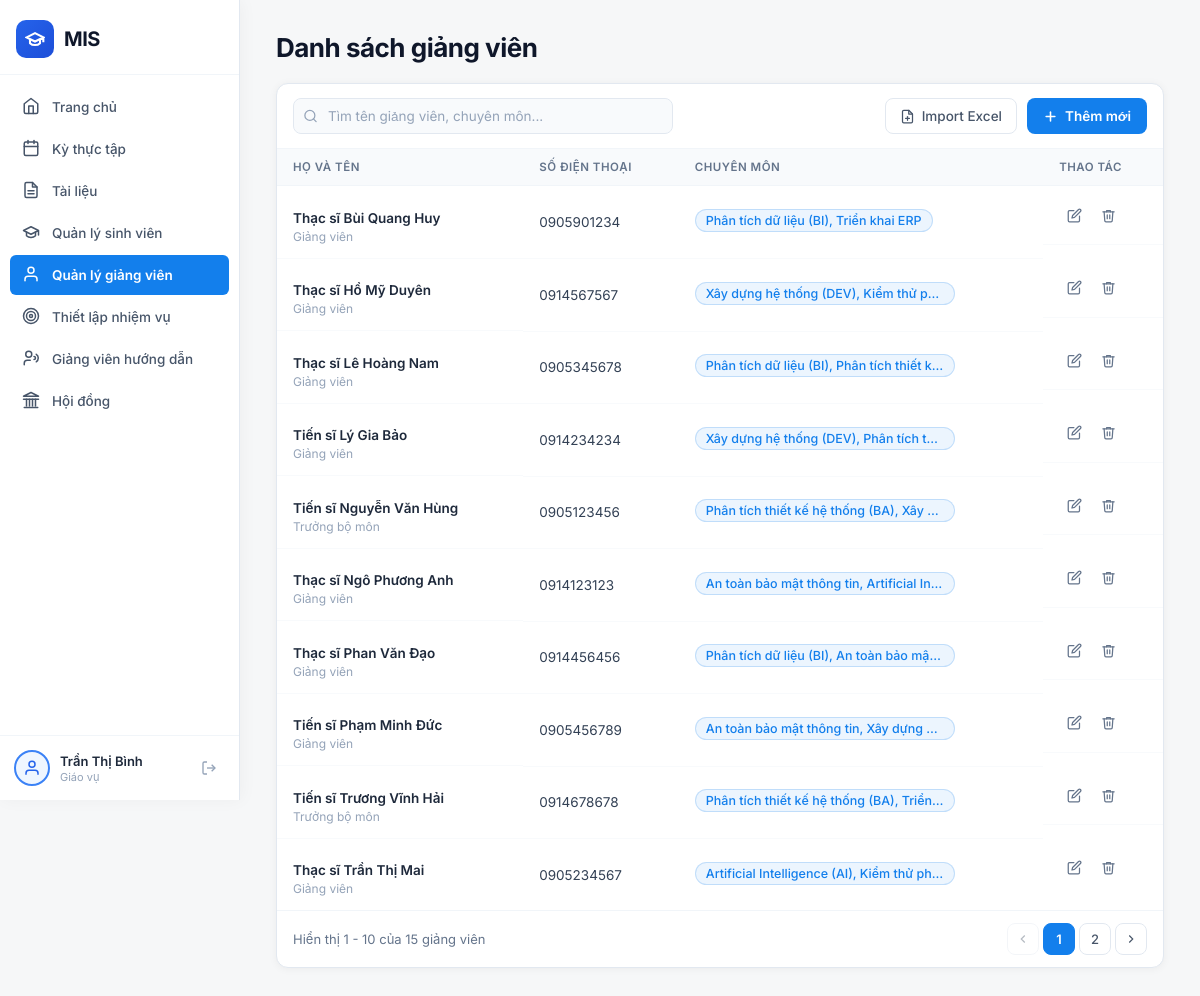
Screenshot of /giao-vu/quan-ly-giang-vien/ (signed in) with the database file from the repository.
### Home/models.py (models this page shows, shortened)
class GiangVien(models.Model):
    HOC_VI_CHOICES = [
        ('Thạc sĩ', 'Thạc sĩ'),
        ('Tiến sĩ', 'Tiến sĩ'),
        ('Phó Giáo sư', 'Phó Giáo sư'),
        ('Giáo sư', 'Giáo sư'),
    ]
    CHUC_VU_CHOICES = [
        ('Giảng viên', 'Giảng viên'),
        ('Trưởng bộ môn', 'Trưởng bộ môn'),
        ('Giáo vụ', 'Giáo vụ'),
    ]
    CHUYEN_MON_CHOICES = [
        ('Phân tích thiết kế hệ thống (BA)', 'Phân tích thiết kế hệ thống (BA)'),
        ('Xây dựng hệ thống (DEV)', 'Xây dựng hệ thống (DEV)'),
        ('Artificial Intelligence (AI)', 'Artificial Intelligence (AI)'),
        ('Kiểm thử phần mềm', 'Kiểm thử phần mềm'),
        ('Phân tích dữ liệu (BI)', 'Phân tích dữ liệu (BI)'),
        ('An toàn bảo mật thông tin', 'An toàn bảo mật thông tin'),
        ('Triển khai ERP', 'Triển khai ERP'),
    ]
    ma_gv = models.CharField(max_length=20, primary_key=True)
    ho_ten = models.CharField(max_length=255)
    chuc_vu = models.CharField(max_length=100, choices=CHUC_VU_CHOICES, default='Giảng viên')
    hoc_vi = models.CharField(max_length=100, choices=HOC_VI_CHOICES, default='Thạc sĩ')
    chuyen_mon = models.CharField(max_length=500) # Lưu chuỗi các chuyên môn ghép lại
    so_dien_thoai = models.CharField(max_length=15, null=True, blank=True)

### GiaoVu/views.py (the view, shortened to what this page needs)
# urls.py: path('quan-ly-giang-vien/', views.ql_giang_vien_view, name='giaovu_qlgiangvien'),
def ql_giang_vien_view(request):
    search_query = request.GET.get('q', '').strip()
    gv_list = GiangVien.objects.all().order_by('ho_ten')
    if search_query:
        gv_list = gv_list.filter(
            Q(ho_ten__icontains=search_query) | Q(chuyen_mon__icontains=search_query)
        )
    paginator = Paginator(gv_list, 10)
    page_obj  = paginator.get_page(request.GET.get('page', 1))
    hoc_vi_choices = [c[0] for c in GiangVien.HOC_VI_CHOICES]
    chuc_vu_choices = [c[0] for c in GiangVien.CHUC_VU_CHOICES]
    chuyen_mon_choices = [c[0] for c in GiangVien.CHUYEN_MON_CHOICES]
    context = {
        'current_page' : 'qlgiangvien',
        'page_obj'     : page_obj,
        'search_query' : search_query,
        'hoc_vi_choices': hoc_vi_choices,
        'chuc_vu_choices': chuc_vu_choices,
        'chuyen_mon_choices': chuyen_mon_choices,
    }
    return render(request, 'GiaoVu/giang_vien.html', context)

### GiaoVu/templates/GiaoVu/giang_vien.html (shortened to what this page needs)
{% extends 'GiaoVu/home.html' %}
{% load static %}
{% block extra_css %}
<link rel="stylesheet" href="{% static 'GiaoVu/css/giang_vien.css' %}">
{% endblock %}
{% block content %}
<div class="page-container">
    <div class="page-header">
        <h1 class="page-title">Danh sách giảng viên</h1>
    </div>
    <div class="table-card">
        <div class="table-toolbar">
            <form method="get" class="search-form" id="searchForm">
                <div class="search-box">
                    <input type="text" name="q" value="{{ search_query }}"
                        placeholder="Tìm tên giảng viên, chuyên môn..." class="search-input" id="searchInput"
                        autocomplete="off">
                </div>
            </form>
            <div class="toolbar-actions">
                <button class="btn-import" id="btnImport" type="button">
                    <svg viewBox="0 0 24 24" fill="none" stroke="currentColor" stroke-width="2" stroke-linecap="round"
                        stroke-linejoin="round">
                        <path d="M14 2H6a2 2 0 0 0-2 2v16a2 2 0 0 0 2 2h12a2 2 0 0 0 2-2V8z" />
                        <polyline points="14 2 14 8 20 8" />
                        <line x1="12" y1="18" x2="12" y2="12" />
                        <line x1="9" y1="15" x2="15" y2="15" />
                    </svg>
                    Import Excel
                </button>
                <button class="btn-primary" id="btnThemMoi" type="button">
                    <svg viewBox="0 0 24 24" fill="none" stroke="currentColor" stroke-width="2.5" stroke-linecap="round"
                        stroke-linejoin="round">
                        <line x1="12" y1="5" x2="12" y2="19" />
                        <line x1="5" y1="12" x2="19" y2="12" />
                    </svg>
                    Thêm mới
                </button>
            </div>
        </div>
        <table class="gv-table">
            <thead>
                <tr>
                    <th>HỌ VÀ TÊN</th>
                    <th>SỐ ĐIỆN THOẠI</th>
                    <th>CHUYÊN MÔN</th>
                    <th>THAO TÁC</th>
                </tr>
            </thead>
            <tbody>
                {% for gv in page_obj %}
                <tr>
                    <td class="td-hoten">
                        <span class="gv-name">{{ gv.hoc_vi }} {{ gv.ho_ten }}</span>
                        <span class="gv-chucvu">{{ gv.chuc_vu }}</span>
                    </td>
                    <td class="td-phone">{{ gv.so_dien_thoai|default:"—" }}</td>
                    <td><span class="badge-chuyen-mon">{{ gv.chuyen_mon }}</span></td>
                    <td class="td-actions">
                        <button class="btn-action btn-edit" type="button" title="Chỉnh sửa"
                            onclick="openEditModal('{{ gv.ma_gv }}', '{{ gv.ho_ten }}', '{{ gv.hoc_vi }}', '{{ gv.chuc_vu }}', '{{ gv.chuyen_mon }}', '{{ gv.so_dien_thoai }}')">
                            <svg viewBox="0 0 24 24" fill="none" stroke="currentColor" stroke-width="2"
                                stroke-linecap="round" stroke-linejoin="round">
                                <path d="M11 4H4a2 2 0 0 0-2 2v14a2 2 0 0 0 2 2h14a2 2 0 0 0 2-2v-7" />
                                <path d="M18.5 2.5a2.121 2.121 0 0 1 3 3L12 15l-4 1 1-4 9.5-9.5z" />
                            </svg>
                        </button>
                        <button class="btn-action btn-delete" type="button" title="Xóa"
                            onclick="confirmDeleteGV('{{ gv.ma_gv }}', '{{ gv.ho_ten }}')">
                            <svg viewBox="0 0 24 24" fill="none" stroke="currentColor" stroke-width="2"
                                stroke-linecap="round" stroke-linejoin="round">
                                <polyline points="3 6 5 6 21 6" />
                                <path d="M19 6l-1 14a2 2 0 0 1-2 2H8a2 2 0 0 1-2-2L5 6" />
                                <path d="M10 11v6" />
                                <path d="M14 11v6" />
                                <path d="M9 6V4h6v2" />
                            </svg>
                        </button>
                    </td>
                </tr>
                {% empty %}
                <tr>
                    <td colspan="4" class="empty-row">Chưa có giảng viên nào.</td>
                </tr>
                {% endfor %}
            </tbody>
        </table>
        <div class="pagination-bar">
            {% if page_obj.paginator.count > 0 %}
            <span class="pagination-info">Hiển thị {{ page_obj.start_index }} - {{ page_obj.end_index }} của {{ page_obj.paginator.count }} giảng viên</span>
            {% else %}
            <span class="pagination-info">Không có dữ liệu</span>
            {% endif %}
            <div class="pagination-btns">
                {% if page_obj.has_previous %}
                <a href="?page={{ page_obj.previous_page_number }}{% if search_query %}&q={{ search_query }}{% endif %}" class="pg-btn">
                    <svg viewBox="0 0 24 24" fill="none" stroke="currentColor" stroke-width="2"><polyline points="15 18 9 12 15 6" /></svg>
                </a>
                {% else %}
                <button class="pg-btn" type="button" disabled>
                    <svg viewBox="0 0 24 24" fill="none" stroke="currentColor" stroke-width="2"><polyline points="15 18 9 12 15 6" /></svg>
                </button>
                {% endif %}
                {% for num in page_obj.paginator.page_range %}
                    {% if num == page_obj.number %}
                    <span class="pg-btn pg-active">{{ num }}</span>
                    {% else %}
                    <a href="?page={{ num }}{% if search_query %}&q={{ search_query }}{% endif %}" class="pg-btn">{{ num }}</a>
                    {% endif %}
                {% endfor %}
                {% if page_obj.has_next %}
                <a href="?page={{ page_obj.next_page_number }}{% if search_query %}&q={{ search_query }}{% endif %}" class="pg-btn">
                    <svg viewBox="0 0 24 24" fill="none" stroke="currentColor" stroke-width="2"><polyline points="9 18 15 12 9 6" /></svg>
                </a>
                {% else %}
                <button class="pg-btn" type="button" disabled>
                    <svg viewBox="0 0 24 24" fill="none" stroke="currentColor" stroke-width="2"><polyline points="9 18 15 12 9 6" /></svg>
                </button>
                {% endif %}
            </div>
        </div>
    </div>
</div>
{% endblock %}

### GiaoVu/templates/GiaoVu/home.html (shortened to what this page needs)
{% load static %}
<!DOCTYPE html>
<html lang="vi">
<head>
    <link rel="stylesheet" href="{% static 'GiaoVu/css/home.css' %}">
    {% block extra_css %}{% endblock %}
</head>
<body>
    <aside class="sidebar" id="sidebar">
        <div class="sidebar-logo">
            <div class="logo-icon">
                <svg viewBox="0 0 24 24" fill="none" stroke="currentColor" stroke-width="2.5">
                    <path d="M22 10v6M2 10l10-5 10 5-10 5z" />
                    <path d="M6 12v5c3 3 9 3 12 0v-5" />
                </svg>
            </div>
            <span class="logo-text">MIS</span>
        </div>
        <nav class="sidebar-nav">
            <a href="{% url 'GiaoVu:giaovu_home' %}" class="nav-item {% if current_page == 'home' %}active{% endif %}"
                id="nav-home">
                <span class="nav-icon">
                    <svg viewBox="0 0 24 24" fill="none" stroke="currentColor" stroke-width="2" stroke-linecap="round"
                        stroke-linejoin="round">
                        <path d="M3 9l9-7 9 7v11a2 2 0 0 1-2 2H5a2 2 0 0 1-2-2z" />
                        <polyline points="9 22 9 12 15 12 15 22" />
                    </svg>
                </span>
                <span class="nav-label">Trang chủ</span>
            </a>
            <a href="{% url 'GiaoVu:giaovu_kythuctap' %}"
                class="nav-item {% if current_page == 'kythuctap' %}active{% endif %}" id="nav-kythuctap">
                <span class="nav-icon">
                    <svg viewBox="0 0 24 24" fill="none" stroke="currentColor" stroke-width="2" stroke-linecap="round"
                        stroke-linejoin="round">
                        <rect x="3" y="4" width="18" height="18" rx="2" ry="2" />
                        <line x1="16" y1="2" x2="16" y2="6" />
                        <line x1="8" y1="2" x2="8" y2="6" />
                        <line x1="3" y1="10" x2="21" y2="10" />
                    </svg>
                </span>
                <span class="nav-label">Kỳ thực tập</span>
            </a>
            <a href="#" class="nav-item {% if current_page == 'tailieu' %}active{% endif %}" id="nav-tailieu">
                <span class="nav-icon">
                    <svg viewBox="0 0 24 24" fill="none" stroke="currentColor" stroke-width="2" stroke-linecap="round"
                        stroke-linejoin="round">
                        <path d="M14 2H6a2 2 0 0 0-2 2v16a2 2 0 0 0 2 2h12a2 2 0 0 0 2-2V8z" />
                        <polyline points="14 2 14 8 20 8" />
                        <line x1="16" y1="13" x2="8" y2="13" />
                        <line x1="16" y1="17" x2="8" y2="17" />
                    </svg>
                </span>
                <span class="nav-label">Tài liệu</span>
            </a>
            <a href="{% url 'GiaoVu:giaovu_qlsinhvien' %}"
                class="nav-item {% if current_page == 'qlsinhvien' %}active{% endif %}" id="nav-qlsinhvien">
                <span class="nav-icon">
                    <svg viewBox="0 0 24 24" fill="none" stroke="currentColor" stroke-width="2" stroke-linecap="round"
                        stroke-linejoin="round">
                        <path d="M22 10v6M2 10l10-5 10 5-10 5z" />
                        <path d="M6 12v5c3 3 9 3 12 0v-5" />
                    </svg>
                </span>
                <span class="nav-label">Quản lý sinh viên</span>
            </a>
            <a href="{% url 'GiaoVu:giaovu_qlgiangvien' %}"
                class="nav-item {% if current_page == 'qlgiangvien' %}active{% endif %}" id="nav-qlgiangvien">
                <span class="nav-icon">
                    <svg viewBox="0 0 24 24" fill="none" stroke="currentColor" stroke-width="2" stroke-linecap="round"
                        stroke-linejoin="round">
                        <path d="M20 21v-2a4 4 0 0 0-4-4H8a4 4 0 0 0-4 4v2" />
                        <circle cx="12" cy="7" r="4" />
                    </svg>
                </span>
                <span class="nav-label">Quản lý giảng viên</span>
            </a>
            <a href="#" class="nav-item {% if current_page == 'nhiemvu' %}active{% endif %}" id="nav-nhiemvu">
                <span class="nav-icon">
                    <svg viewBox="0 0 24 24" fill="none" stroke="currentColor" stroke-width="2" stroke-linecap="round"
                        stroke-linejoin="round">
                        <circle cx="12" cy="12" r="10" />
                        <circle cx="12" cy="12" r="6" />
                        <circle cx="12" cy="12" r="2" />
                    </svg>
                </span>
                <span class="nav-label">Thiết lập nhiệm vụ</span>
            </a>
            <a href="#" class="nav-item {% if current_page == 'giangvienhd' %}active{% endif %}" id="nav-giangvienhd">
                <span class="nav-icon">
                    <svg viewBox="0 0 24 24" fill="none" stroke="currentColor" stroke-width="2" stroke-linecap="round"
                        stroke-linejoin="round">
                        <circle cx="9" cy="7" r="4" />
                        <path d="M3 21v-2a4 4 0 0 1 4-4h4" />
                        <path d="M16 10a2 2 0 0 1 0 4" />
                        <path d="M19 7a6 6 0 0 1 0 10" />
                    </svg>
                </span>
                <span class="nav-label">Giảng viên hướng dẫn</span>
            </a>
            <a href="#" class="nav-item {% if current_page == 'hoidong' %}active{% endif %}" id="nav-hoidong">
                <span class="nav-icon">
                </span>
                <span class="nav-label">Hội đồng</span>
            </a>
        </nav>
        <div class="sidebar-user">
            <div class="user-avatar">
                <svg viewBox="0 0 24 24" fill="none" stroke="currentColor" stroke-width="2">
                    <path d="M20 21v-2a4 4 0 0 0-4-4H8a4 4 0 0 0-4 4v2" />
                    <circle cx="12" cy="7" r="4" />
                </svg>
            </div>
            <div class="user-info">
                <span class="user-name">{{ user.get_full_name|default:user.username }}</span>
                <span class="user-role">Giáo vụ</span>
            </div>
            <a href="{% url 'logout' %}" class="logout-btn" title="Đăng xuất">
                <svg viewBox="0 0 24 24" fill="none" stroke="currentColor" stroke-width="2">
                    <path d="M9 21H5a2 2 0 0 1-2-2V5a2 2 0 0 1 2-2h4" />
                    <polyline points="16 17 21 12 16 7" />
                    <line x1="21" y1="12" x2="9" y2="12" />
                </svg>
            </a>
        </div>
    </aside>
    <main class="main-content">
        {% block content %}{% endblock %}
    </main>
</body>
</html>

### rows the page displays
GiangVien: hoc_vi "Thạc sĩ", ho_ten "Bùi Quang Huy", chuc_vu "Giảng viên", so_dien_thoai "0905901234", chuyen_mon "Phân tích dữ liệu (BI), Triển khai ERP"
GiangVien: hoc_vi "Thạc sĩ", ho_ten "Hồ Mỹ Duyên", chuc_vu "Giảng viên", so_dien_thoai "0914567567", chuyen_mon "Xây dựng hệ thống (DEV), Kiểm thử p…"
GiangVien: hoc_vi "Thạc sĩ", ho_ten "Lê Hoàng Nam", chuc_vu "Giảng viên", so_dien_thoai "0905345678", chuyen_mon "Phân tích dữ liệu (BI), Phân tích thiết k…"
GiangVien: hoc_vi "Tiến sĩ", ho_ten "Lý Gia Bảo", chuc_vu "Giảng viên", so_dien_thoai "0914234234", chuyen_mon "Xây dựng hệ thống (DEV), Phân tích t…"
GiangVien: hoc_vi "Tiến sĩ", ho_ten "Nguyễn Văn Hùng", chuc_vu "Trưởng bộ môn", so_dien_thoai "0905123456", chuyen_mon "Phân tích thiết kế hệ thống (BA), Xây…"
GiangVien: hoc_vi "Thạc sĩ", ho_ten "Ngô Phương Anh", chuc_vu "Giảng viên", so_dien_thoai "0914123123", chuyen_mon "An toàn bảo mật thông tin, Artificial In…"
GiangVien: hoc_vi "Thạc sĩ", ho_ten "Phan Văn Đạo", chuc_vu "Giảng viên", so_dien_thoai "0914456456", chuyen_mon "Phân tích dữ liệu (BI), An toàn bảo mậ…"
GiangVien: hoc_vi "Tiến sĩ", ho_ten "Phạm Minh Đức", chuc_vu "Giảng viên", so_dien_thoai "0905456789", chuyen_mon "An toàn bảo mật thông tin, Xây dựng…"
GiangVien: hoc_vi "Tiến sĩ", ho_ten "Trương Vĩnh Hải", chuc_vu "Trưởng bộ môn", so_dien_thoai "0914678678", chuyen_mon "Phân tích thiết kế hệ thống (BA), Triển…"
GiangVien: hoc_vi "Thạc sĩ", ho_ten "Trần Thị Mai", chuc_vu "Giảng viên", so_dien_thoai "0905234567", chuyen_mon "Artificial Intelligence (AI), Kiểm thử ph…"

### other values shown
{{ user.get_full_name|default:user.username }} "Trần Thị Bình"
{{ page_obj.start_index }} "1"
{{ page_obj.end_index }} "10"
{{ page_obj.paginator.count }} "15"
{{ num }} "1"
{{ num }} "2"
